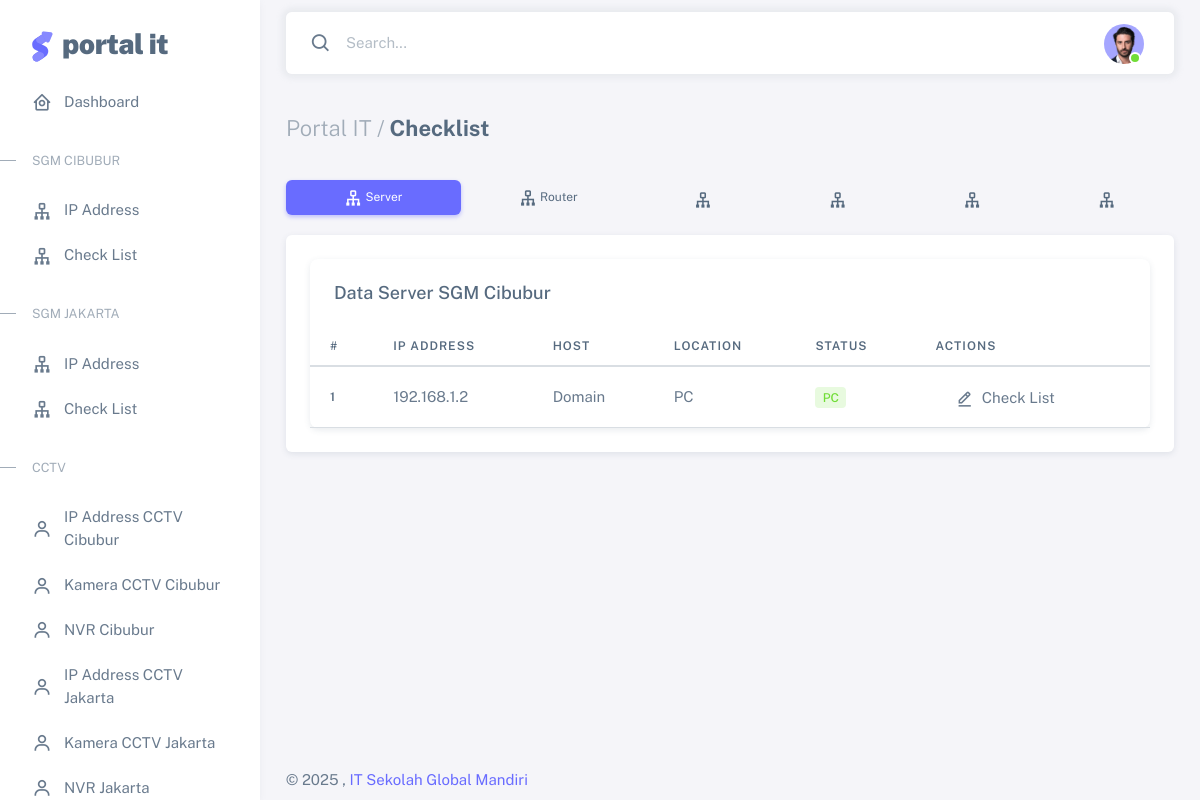
Screenshot of /admin/checklist.php?k=cibubur (signed in) with the database file from the repository.
### tables this page shows
CREATE TABLE `SERVERC`  (
  `id` int NOT NULL AUTO_INCREMENT,
  `ip` varchar(255) NULL DEFAULT NULL,
  `server` varchar(255) NULL DEFAULT NULL,
  `kategori` varchar(255) NULL DEFAULT NULL,
  PRIMARY KEY (`id`) USING BTREE
);

### admin/checklist/server_list.php (the view, shortened to what this page needs)
<?php
include_once '../include/koneksi.php';
if ($_GET['k'] == 'cibubur') { $result = mysqli_query($koneksi, 'SELECT * FROM SERVERC WHERE kategori="PC"');}
else if ($_GET['k'] == 'jakarta') { $result = mysqli_query($koneksi, 'SELECT * FROM IPJ');}
?>
	     <div class="card">
				<?php
				if ($_GET['k'] == 'cibubur')
					{ ?><h5 class="card-header">Data Server SGM Cibubur</h5>
					<?php } else if ($_GET['k'] == 'jakarta') {?> <h5 class="card-header">Data Server SGM Jakarta</h5><?php  }
				?>
                <div class="table-responsive text-nowrap">
                  <table class="table">
                    <thead>
                      <tr class="text-nowrap">
                        <th>#</th>
                        <th>IP Address</th>
                        <th>Host</th>
                        <th>Location</th>
                        <th>STATUS</th>
                        <th>ACTIONS</th>
                      </tr>
                    </thead>
		    <tbody>
		    <?php
		    $no=1;
    		    while($user_data = mysqli_fetch_array($result)) {
                      echo "<tr>";
                      echo "<th scope='row'>".$no."</th>";
                      echo "<td>".$user_data['ip']."</td>";
			            if ($user_data['server'] == NULL) { echo "<td>Null</td>"; }
                      	else { echo "<td>".$user_data['server']."</td>"; }
			            if ($user_data['kategori'] == NULL) { echo "<td>Null</td>"; }
                      	else { echo "<td>".$user_data['kategori']."</td>"; }
			            if ($user_data['kategori'] == NULL) {
				        echo "<td><span class='badge bg-label-warning me-1'>Null</span></td>"; }
                      	else if ($user_data['kategori'] == "---") { echo "<td>".$user_data['kategori']."</td>"; }
			            else  { echo "<td><span class='badge bg-label-success me-1'>".$user_data['kategori']."</span></td>"; }
                        echo "<td>	";
				if ($_GET['k'] == 'cibubur')
					{ echo "<a class='dropdown-item' href='checklist.php?s=E$user_data[id]'><i class='bx bx-edit-alt me-1'></i> Check List</a> "; }
				else if ($_GET['k'] == 'jakarta') { echo "<a class='dropdown-item' href='checklist.php?d=F$user_data[id]'><i class='bx bx-edit-alt me-1'></i> Check List</a> "; }
			echo "</td>
                      </tr>"; $no=$no+1;
		      }
    		      ?>
                    </tbody>
                  </table>
                </div>
              </div>

### rows the page displays
serverc: ip "192.168.1.2", server "Domain", kategori "PC"
